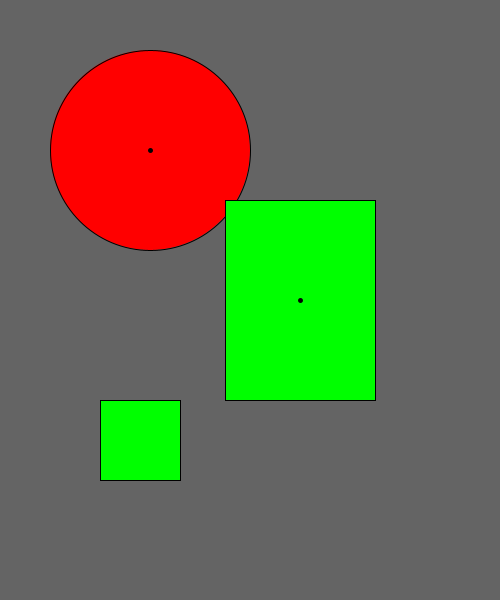
Frame 1 (no input)
Frame 60 (the mouse pressed at the canvas centre just before this capture): identical to frame 1, image omitted
Frame 120 (the mouse held since frame 60 and released just before this capture): identical to frame 1, image omitted

The Processing sketch that drew this single still picture (run headless with seeded random() and noise(); from frame 60 on, the mouse is pressed at the canvas centre):

// Processing sketch: day2_08_pushStyle
// ── day2_08_pushStyle.pde
void setup() {
  size(500, 600);
  background(100);
}

void draw() {
  background(100);
  
  fill(0,255,0); //green
  
  pushStyle();
  fill(255, 0, 0); //red
  //ellipseMode(CORNER);
  ellipse(150, 150, 200, 200);
  strokeWeight(5);
  point(150, 150);
  popStyle();
  
  pushStyle();
  rectMode(CENTER);
  // imageMode(CENTER);
  // blendMode(ADD); /// research about this!!!
  rect(300, 300, 150, 200);
  strokeWeight(5);
  point(300, 300);
  popStyle();
  
  rect(100, 400, 80, 80);
}
